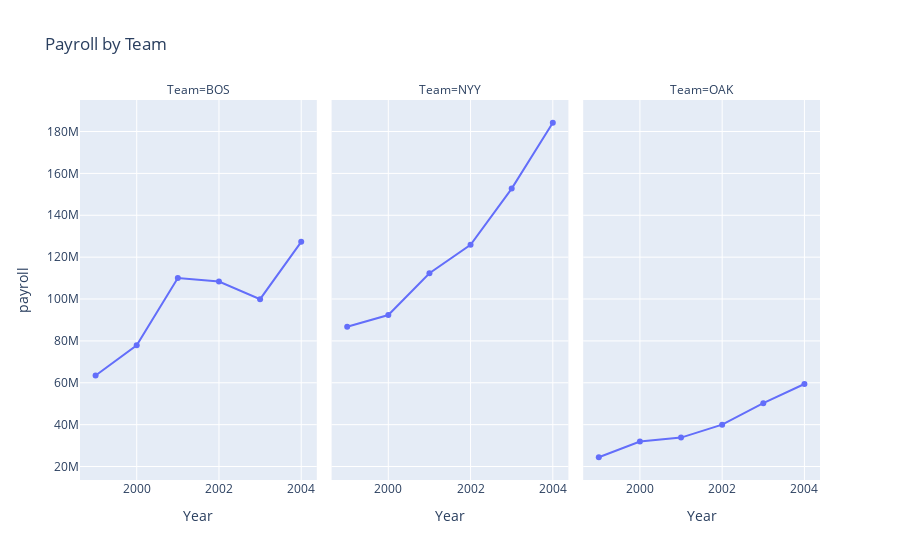

Notebook cell for this chart:
### Code cell
baseball_subset_pay = baseball_merged[baseball_merged["Team"].isin(teams_to_plot)]

fig = (px.line(baseball_subset_pay, x='Year', y='payroll', 
               facet_col = 'Team', 
               markers=True, 
               title = "Payroll by Team")
      )

fig.show()

### Figure 1 — Plotly figure (JSON) as saved in the notebook; plotly's stock layout.template omitted (floating-point values rounded to 4 significant figures)
{"data": [{"hovertemplate": "Team=BOS<br>Year=%{x}<br>payroll=%{y}<extra></extra>", "legendgroup": "", "line": {"color": "#636efa", "dash": "solid"}, "marker": {"symbol": "circle"}, "mode": "markers+lines", "name": "", "orientation": "v", "showlegend": false, "type": "scatter", "x": [2004, 2003, 2002, 2001, 2000, 1999], "xaxis": "x", "y": [127298500, 99946500, 108366060, 110035833, 77940333, 63497500], "yaxis": "y"}, {"hovertemplate": "Team=NYY<br>Year=%{x}<br>payroll=%{y}<extra></extra>", "legendgroup": "", "line": {"color": "#636efa", "dash": "solid"}, "marker": {"symbol": "circle"}, "mode": "markers+lines", "name": "", "orientation": "v", "showlegend": false, "type": "scatter", "x": [2004, 2003, 2002, 2001, 2000, 1999], "xaxis": "x2", "y": [184193950, 152749814, 125928583, 112287143, 92338260, 86734359], "yaxis": "y2"}, {"hovertemplate": "Team=OAK<br>Year=%{x}<br>payroll=%{y}<extra></extra>", "legendgroup": "", "line": {"color": "#636efa", "dash": "solid"}, "marker": {"symbol": "circle"}, "mode": "markers+lines", "name": "", "orientation": "v", "showlegend": false, "type": "scatter", "x": [2004, 2003, 2002, 2001, 2000, 1999], "xaxis": "x3", "y": [59425667, 50260834, 40004167, 33810750, 31971333, 24431833], "yaxis": "y3"}], "layout": {"annotations": [{"font": {}, "showarrow": false, "text": "Team=BOS", "x": 0.16, "xanchor": "center", "xref": "paper", "y": 1, "yanchor": "bottom", "yref": "paper"}, {"font": {}, "showarrow": false, "text": "Team=NYY", "x": 0.5, "xanchor": "center", "xref": "paper", "y": 1, "yanchor": "bottom", "yref": "paper"}, {"font": {}, "showarrow": false, "text": "Team=OAK", "x": 0.84, "xanchor": "center", "xref": "paper", "y": 1, "yanchor": "bottom", "yref": "paper"}], "legend": {"tracegroupgap": 0}, "title": {"text": "Payroll by Team"}, "xaxis": {"anchor": "y", "domain": [0, 0.32], "title": {"text": "Year"}}, "xaxis2": {"anchor": "y2", "domain": [0.34, 0.66], "matches": "x", "title": {"text": "Year"}}, "xaxis3": {"anchor": "y3", "domain": [0.68, 1.0], "matches": "x", "title": {"text": "Year"}}, "yaxis": {"anchor": "x", "domain": [0, 1], "title": {"text": "payroll"}}, "yaxis2": {"anchor": "x2", "domain": [0, 1], "matches": "y", "showticklabels": false}, "yaxis3": {"anchor": "x3", "domain": [0, 1], "matches": "y", "showticklabels": false}}}
